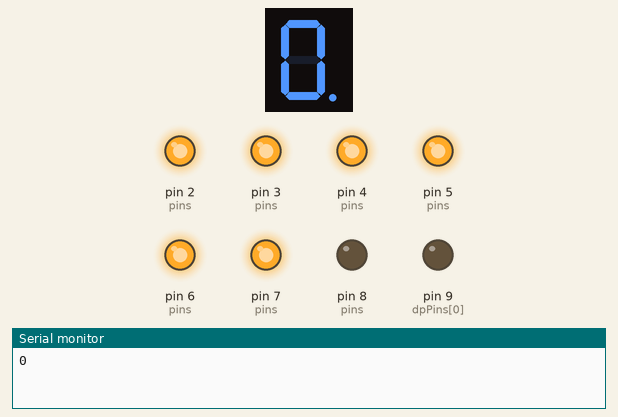
Bench run of a sketch on a simulated Arduino Mega 2560, built with avr-gcc and run on an emulated ATmega2560. Parts: 1-digit seven-segment display, output pins drawn as LEDs (lit = HIGH), the last lines printed to the serial monitor. Wiring (inferred from the names in the program): 1-digit 7-segment display, segments lit when HIGH: segments pin 22, pin 23, pin 24, pin 25, pin 26, pin 27, pin 28, pin 29. The segment pins are drawn as the display they are named for; pins used as bus, display or sensor lines are not drawn.

Above: at 0.1 s.
At 9.6 s:
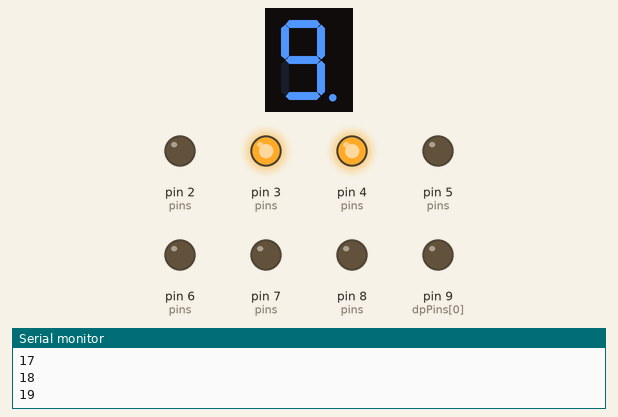
At 14.6 s:
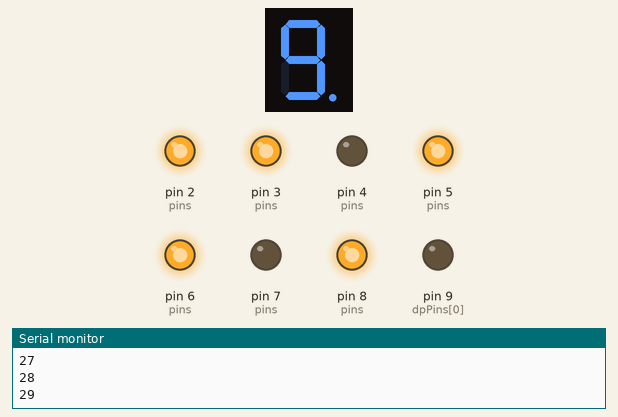
At 19.6 s:
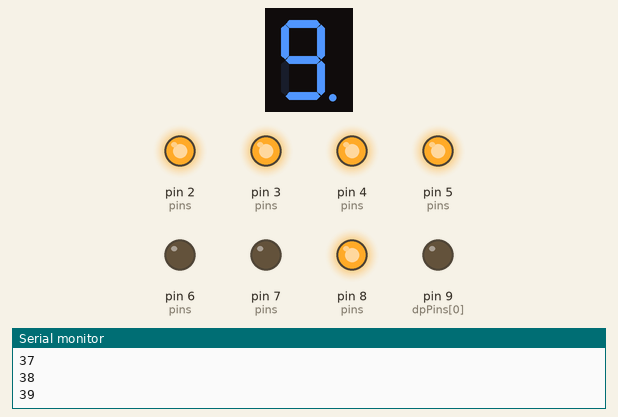
At 29.1 s:
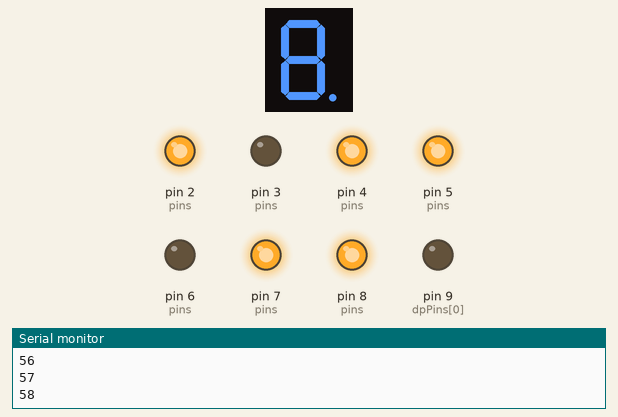
At 39.1 s:
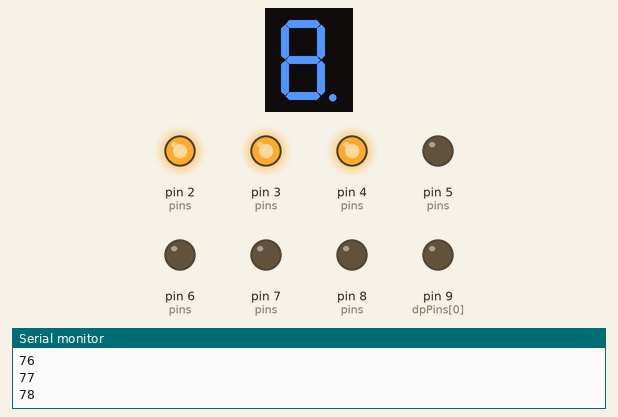
Timing chart, 0 to 40.0 s (numbered marks = the images above):
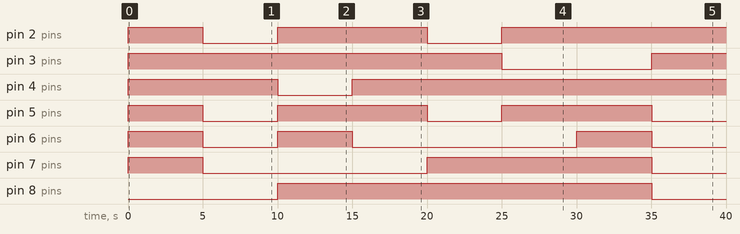

The sketch:

7_SectionDisplay_Modular.ino
```cpp
/* Development Notes - these are only here to help write the learning journal

logic bug when calculating second digit
i did digit2 = num - digit1 instead of digit1 *10
i then fixed it to digit 2= num - (10*digit1)
after that i moved to using modulo : digit 2 = num % 10

then i added floating point numbers (limited to 1 unit and 1 decimal place)
*/

// declare the pins that will be used for the display
                  //a,b,c,d,e,f,g,dp
int pins[2][8] = {{2, 3, 4, 5, 6, 7, 8, 9 },
                   {22, 23, 24, 25, 26, 27, 28, 29}};

int dpPins[] = {9, 29};

int layouts[10][7] = {
  // create a list of all the powerstates each pin should use for each number
  { 1, 1, 1, 1, 1, 1, 0},  // 0
  { 0, 1, 1, 0, 0, 0, 0},  // 1
  { 1, 1, 0, 1, 1, 0, 1},  // 2
  { 1, 1, 1, 1, 0, 0, 1},  // 3
  { 0, 1, 1, 0, 0, 1, 1},  // 4
  { 1, 0, 1, 1, 0, 1, 1},  // 5
  { 1, 0, 1, 1, 1, 1, 1},  // 6
  { 1, 1, 1, 0, 0, 0, 0},  // 7
  { 1, 1, 1, 1, 1, 1, 1},  // 8
  { 1, 1, 1, 1, 0, 1, 1}   // 9
};

int num = 0;  // start the number count at 0 - this is the number this display is showing

void setup() {
  // Set all the pins to output
  for (int i = 0; i < 8; i++) {
    pinMode(pins[0][i], OUTPUT); // set pins for first digit
    pinMode(pins[1][i], OUTPUT); // set pins for second digit
  }

  pinMode(dpPins[0], OUTPUT);
  pinMode(dpPins[1], OUTPUT);

  Serial.begin(9600); // begin the serial communication at 9600 bps
}

void writeDigit(int n, int digit) {

  // iterate through each of the pins
  for (int i = 0; i < 7; i++) {

    // write its state on / off according to the array
    digitalWrite(pins[digit][i], layouts[n][i]);
  }
}

void displayInt(int num){

  digitalWrite(dpPins[0], 0);  // sets the decimal place of the first digit to low
  digitalWrite(dpPins[1], 1);  // sets the decimal place of the second digit to high


  int tens = num / 10; // floor division - results in just the first digit (tens) of the number
  int units = num % 10; // Modulo division - gets the remainder of the number divised by 10 - the units

  writeDigit(tens, 0); // draws the first digit - tens
  writeDigit(units, 1); // draws the second digit - units
}

void displayDecimal(float num){

  digitalWrite(dpPins[0], 1);  // sets the decimal place of the first digit to high
  digitalWrite(dpPins[1], 0);  // sets the decimal place of the second digit to low

  int units = (int)num % 10; // modulo division
  int firstDecimal = (int)(num * 10) % 10; // modulo of the number * 10

  writeDigit(units, 0);  //draws the first digit - units
  writeDigit(firstDecimal, 1);  // draws the second digit - first decimal place

}


void loop() {

  displayInt(num);  // draws the current number as a whole number
  //displayDecimal((float)num / 10); // draws the current number as a decimal (divides by 10)

  Serial.println(num); // print the current number to serial monitor

  num++;                     // increase to the next number e.g. 3 -> 4
  if (num > 99) { num = 0; }  // reset to 0 once 99 is exceeded
  delay(500);               // wait a moment before moving on to the next number
}
```

Measured:
- by itself, pin 2 (pins): goes HIGH 5.0 s, LOW 5.0 s, HIGH 10.0 s, LOW 5.0 s, then HIGH
- by itself, pin 3 (pins): LOW → HIGH at 0.00 s, → LOW 25.0 s later, → HIGH 10.0 s later
- by itself, pin 4 (pins): LOW → HIGH at 0.00 s, → LOW 10.0 s later, → HIGH 5.0 s later
- by itself, pin 5 (pins): repeats every 15.0 s: LOW 5.0 s, HIGH 10.0 s
- by itself, pin 6 (pins): goes HIGH 5.0 s, LOW 5.0 s, HIGH 5.0 s, LOW 15.0 s, HIGH 5.0 s, then LOW
- by itself, pin 7 (pins): LOW → HIGH at 0.00 s, → LOW 5.0 s later, → HIGH 15.0 s later, → LOW 15.0 s later
- by itself, pin 8 (pins): LOW → HIGH at 10.0 s, → LOW 25.0 s later
